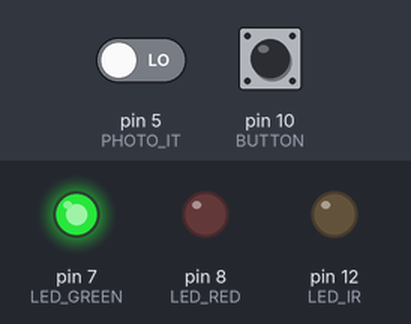
The sketch below on a simulated Arduino Uno, built with avr-gcc and run on an emulated ATmega328P. Parts: output pins drawn as LEDs (lit = HIGH). The inputs (shaded band) are chosen by the test bench; at power-on: pin 5 (PHOTO_IT) LOW, pin 10 (BUTTON) HIGH.

Above: at 1.3 s.
1.4 s: pin 5 (PHOTO_IT) driven HIGH
At 2.0 s:
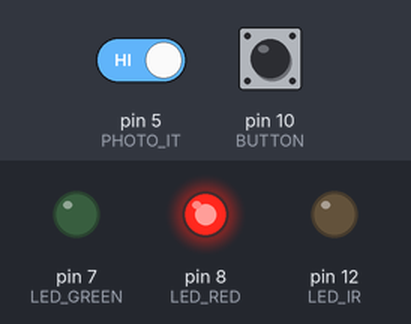
2.9 s: pin 5 (PHOTO_IT) driven LOW
At 3.5 s:
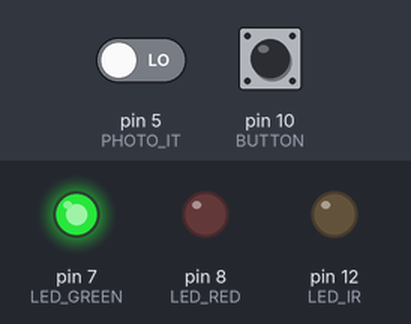
Timing chart, 0 to 5.9 s (numbered marks = the images above; inputs shaded):
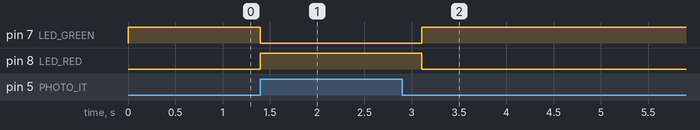

The sketch:

are.ino
```cpp
#include <IRremote.hpp>

// push button
// 片方: 10pin
// 片方: GND

// 緑LED
// V側: 7pin
// GND側: GND

// 赤LED
// V側: 8pin
// GND側: GND

// フォトインタラプタ
// Tの字になるようにうえから見て
// 右上: 「100kΩを経由してGND」と「5pin」を並列
// 右下: 100Ωを経由してGND
// 左上: 5V
// 左下: 5V

// BC547L
// osi5fu5111c-40
// 上が平, 下が曲面になる視点で見て
// 左: 5V - 47Ω - IR - トランジスタ
// 中: 1kΩを経由して12pin
// 右: GND

const int LED_IR = 12;
const int PHOTO_IT = 5;
const int LED_RED = 8;
const int LED_GREEN = 7;
const int BUTTON = 10;
int last_status = 0;
void setup() {
  pinMode(LED_IR, OUTPUT);
  pinMode(PHOTO_IT, INPUT);
  pinMode(LED_GREEN, OUTPUT);
  pinMode(LED_RED, OUTPUT);
  pinMode(BUTTON, INPUT_PULLUP);
  IrSender.begin(LED_IR);
  digitalWrite(LED_RED, HIGH);
}
void lightTurn(int num = 1) {
  for (int i = 0; i < num; i++) {
    IrSender.sendNEC(0x4086, 0x1A, 0);
    delay(500);
  }
}
void loop() {
  // 手動操作
  if (digitalRead(BUTTON) == LOW) {
    lightTurn(1);
  }
  // カード操作(out)
  if (digitalRead(PHOTO_IT) == HIGH && last_status == 1){
    last_status = 0;
    digitalWrite(LED_GREEN, LOW);
    digitalWrite(LED_RED, HIGH);
    lightTurn(3);
  }
  // カード操作(in)
  else if (digitalRead(PHOTO_IT) == LOW && last_status == 0){
    last_status = 1;
    digitalWrite(LED_GREEN, HIGH);
    digitalWrite(LED_RED, LOW);
    lightTurn(1);
  }
}
```

Measured:
- after the input at 1.4 s, pin 7 (LED_GREEN): HIGH → LOW at once; pin 8 (LED_RED): LOW → HIGH at once
- after the input at 2.9 s, pin 7 (LED_GREEN): LOW → HIGH after 0.20 s; pin 8 (LED_RED): HIGH → LOW after 0.20 s
